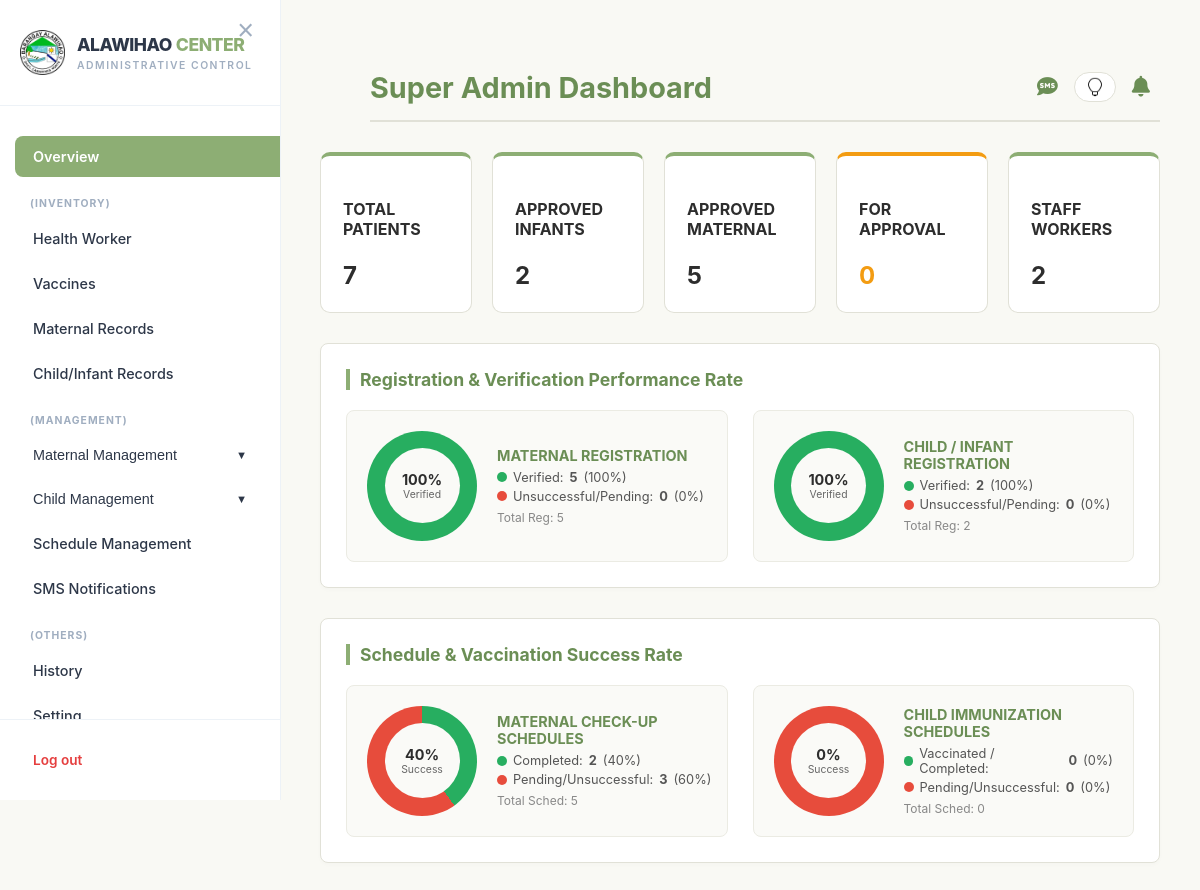
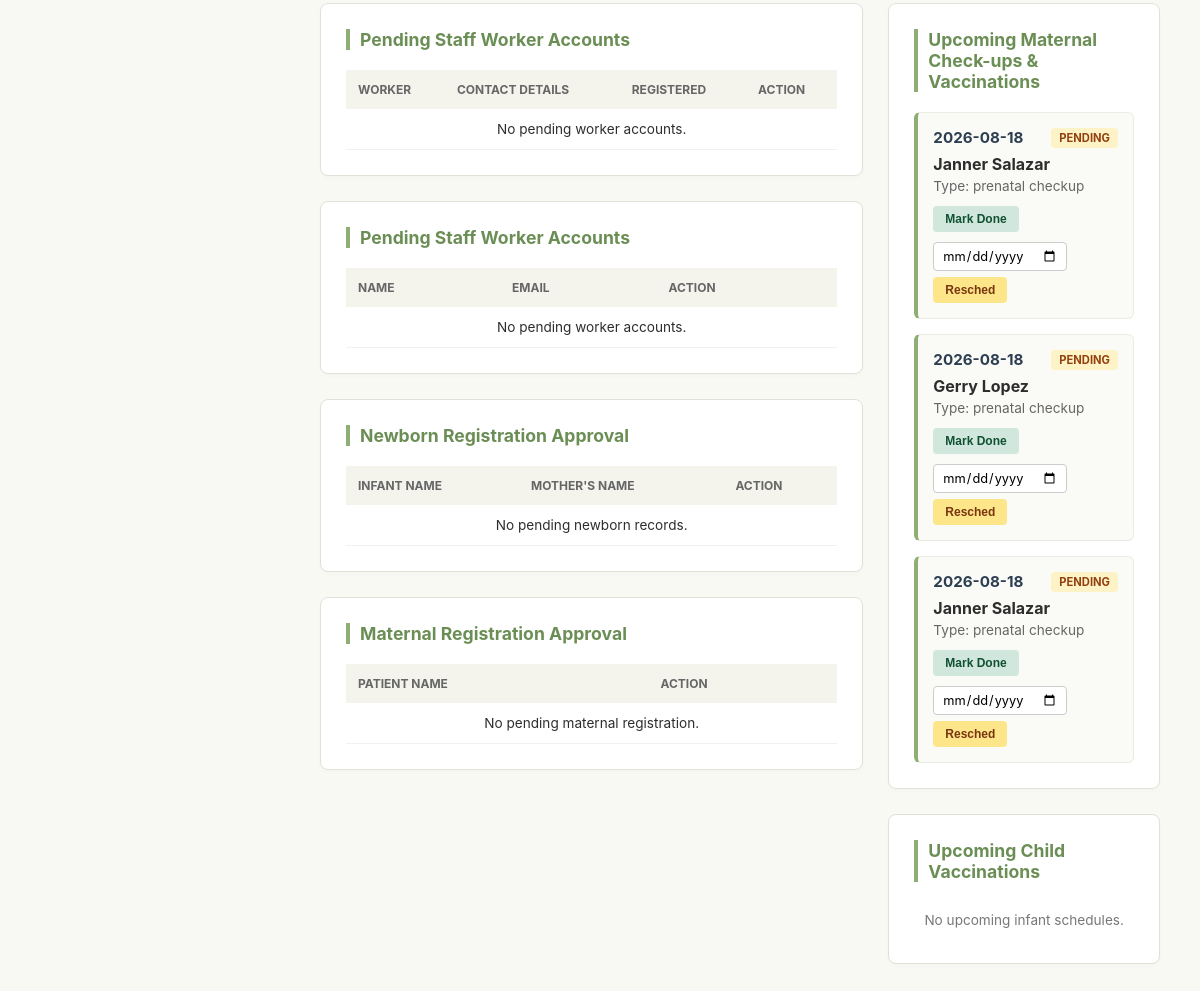
The app's page /admin/super_admin_dashboard.php (signed in) with its own data (2 pictures, top to bottom).
### tables this page shows
CREATE TABLE `schedules` (
  `id` int(11) NOT NULL,
  `category` enum('Child','Maternal') NOT NULL,
  `patient_name` varchar(255) NOT NULL,
  `service_type` varchar(255) NOT NULL,
  `schedule_date` date NOT NULL,
  `schedule_time` time NOT NULL,
  `status` enum('Pending','Approved','Completed','Cancelled','Reschedule Requested') DEFAULT 'Pending',
  `notes` text DEFAULT NULL,
  `created_at` timestamp NOT NULL DEFAULT current_timestamp()
);

### admin/super_admin_dashboard.php (the view, shortened to what this page needs)
<?php
include '../db_connect.php';
$maternal_registration_table = 'maternal_registration';
$total_newborns = mysqli_fetch_assoc(mysqli_query($conn, "SELECT COUNT(*) as t FROM children WHERE status='Approved'"))['t'] ?? 0;
$total_pregnant = mysqli_fetch_assoc(mysqli_query($conn, "SELECT COUNT(*) as t FROM $maternal_registration_table WHERE status='Approved'"))['t'] ?? 0;
$total_patients = $total_newborns + $total_pregnant;
$total_workers = mysqli_fetch_assoc(mysqli_query($conn, "SELECT COUNT(*) as t FROM users WHERE role='Admin' AND status='Approved'"))['t'] ?? 0;
$total_pending = (mysqli_fetch_assoc(mysqli_query($conn, "SELECT COUNT(*) as t FROM children WHERE status='Pending'"))['t'] ?? 0) +
                 (mysqli_fetch_assoc(mysqli_query($conn, "SELECT COUNT(*) as t FROM $maternal_registration_table WHERE status='Pending'"))['t'] ?? 0) +
                 (mysqli_fetch_assoc(mysqli_query($conn, "SELECT COUNT(*) as t FROM users WHERE role='Admin' AND status='Pending'"))['t'] ?? 0);
$mat_total_reg = mysqli_fetch_assoc(mysqli_query($conn, "SELECT COUNT(*) as t FROM $maternal_registration_table"))['t'] ?? 0;
$mat_approved = $total_pregnant;
$mat_not_success = mysqli_fetch_assoc(mysqli_query($conn, "SELECT COUNT(*) as t FROM $maternal_registration_table WHERE status != 'Approved'"))['t'] ?? 0;
$mat_success_deg = ($mat_total_reg > 0) ? (($mat_approved / $mat_total_reg) * 360) : 0;
$mat_success_pct = ($mat_total_reg > 0) ? round(($mat_approved / $mat_total_reg) * 100) : 0;
$mat_unsuccess_pct = ($mat_total_reg > 0) ? round(($mat_not_success / $mat_total_reg) * 100) : 0;
$child_total_reg = mysqli_fetch_assoc(mysqli_query($conn, "SELECT COUNT(*) as t FROM children"))['t'] ?? 0;
$child_approved = $total_newborns;
$child_not_success = mysqli_fetch_assoc(mysqli_query($conn, "SELECT COUNT(*) as t FROM children WHERE status != 'Approved'"))['t'] ?? 0;
$child_success_deg = ($child_total_reg > 0) ? (($child_approved / $child_total_reg) * 360) : 0;
$child_success_pct = ($child_total_reg > 0) ? round(($child_approved / $child_total_reg) * 100) : 0;
$child_unsuccess_pct = ($child_total_reg > 0) ? round(($child_not_success / $child_total_reg) * 100) : 0;
$sched_mat_total = 0; $sched_mat_completed = 0; $sched_mat_not_success = 0;
$sched_mat_success_deg = 0; $sched_mat_success_pct = 0; $sched_mat_unsuccess_pct = 0;
$sched_child_total = 0; $sched_child_completed = 0; $sched_child_not_success = 0;
$sched_child_success_deg = 0; $sched_child_success_pct = 0; $sched_child_unsuccess_pct = 0;
if (!function_exists('check_table_exists')) {
    function check_table_exists($conn, $table_name) {
        $result = mysqli_query($conn, "SHOW TABLES LIKE '$table_name'");
        return $result && mysqli_num_rows($result) > 0;
    }
}
if (check_table_exists($conn, 'schedules')) {
    $sched_mat_total = mysqli_fetch_assoc(mysqli_query($conn, "SELECT COUNT(*) as t FROM schedules WHERE category='Maternal'"))['t'] ?? 0;
    $sched_mat_completed = mysqli_fetch_assoc(mysqli_query($conn, "SELECT COUNT(*) as t FROM schedules WHERE category='Maternal' AND LOWER(status)='completed'"))['t'] ?? 0;
    $sched_mat_not_success = $sched_mat_total - $sched_mat_completed;
    $sched_mat_success_deg = ($sched_mat_total > 0) ? (($sched_mat_completed / $sched_mat_total) * 360) : 0;
    $sched_mat_success_pct = ($sched_mat_total > 0) ? round(($sched_mat_completed / $sched_mat_total) * 100) : 0;
    $sched_mat_unsuccess_pct = ($sched_mat_total > 0) ? round(($sched_mat_not_success / $sched_mat_total) * 100) : 0;
    $sched_child_total = mysqli_fetch_assoc(mysqli_query($conn, "SELECT COUNT(*) as t FROM schedules WHERE category='Child'"))['t'] ?? 0;
    $sched_child_completed = mysqli_fetch_assoc(mysqli_query($conn, "SELECT COUNT(*) as t FROM schedules WHERE category='Child' AND LOWER(status)='completed'"))['t'] ?? 0;
    $sched_child_not_success = $sched_child_total - $sched_child_completed;
    $sched_child_success_deg = ($sched_child_total > 0) ? (($sched_child_completed / $sched_child_total) * 360) : 0;
    $sched_child_success_pct = ($sched_child_total > 0) ? round(($sched_child_completed / $sched_child_total) * 100) : 0;
    $sched_child_unsuccess_pct = ($sched_child_total > 0) ? round(($sched_child_not_success / $sched_child_total) * 100) : 0;
}
$upcoming_maternal = [];
$upcoming_infant = [];
if (check_table_exists($conn, 'schedules')) {
    $mat_upcoming_q = mysqli_query($conn, "
        SELECT id, schedule_date, schedule_time, service_type, status, patient_name AS full_name
        FROM schedules
        WHERE category = 'Maternal' AND LOWER(status) != 'completed'
        ORDER BY schedule_date ASC, schedule_time ASC LIMIT 5
    ");
    if ($mat_upcoming_q) {
        while ($row = mysqli_fetch_assoc($mat_upcoming_q)) {
            $upcoming_maternal[] = $row;
        }
    }
}
?>
<!DOCTYPE html>
<html lang="en">
<head>
    <link rel="stylesheet" href="../theme.css?v=<?= time() ?>">
    <link rel="stylesheet" href="https://cdnjs.cloudflare.com/ajax/libs/font-awesome/6.4.0/css/all.min.css">
    <?php $notif_path='../'; include '../notif_assets.php'; ?>
</head>
<body>
<?php include 'super_admin_sidebar.php'; ?>
<div class="main-content" id="mainDashboard">
    <div class="page-header" style="display:flex; align-items:center; justify-content:space-between;">
        <h1>Super Admin Dashboard</h1>
        <?php include '../notif_bell.php'; ?>
    </div>
    <div class="stats-grid">
        <div class="stat-card"><h4>TOTAL PATIENTS</h4><h2><?php echo $total_patients; ?></h2></div>
        <div class="stat-card"><h4>APPROVED INFANTS</h4><h2><?php echo $total_newborns; ?></h2></div>
        <div class="stat-card"><h4>APPROVED MATERNAL</h4><h2><?php echo $total_pregnant; ?></h2></div>
        <div class="stat-card" style="border-top-color:#f39c12;"><h4>FOR APPROVAL</h4><h2 style="color:#f39c12;"><?php echo $total_pending; ?></h2></div>
        <div class="stat-card"><h4>STAFF WORKERS</h4><h2><?php echo $total_workers; ?></h2></div>
    </div>
    <div class="analytics-section">
        <h3>Registration & Verification Performance Rate</h3>
        <div class="analytics-grid">
            <div class="analytic-card">
                <div class="donut-chart" style="background: conic-gradient(#27ae60 0deg <?php echo $mat_success_deg; ?>deg, #e74c3c <?php echo $mat_success_deg; ?>deg 360deg);">
                    <div class="donut-hole">
                        <?php echo $mat_success_pct; ?>%
                        <span>Verified</span>
                    </div>
                </div>
                <div class="analytic-info">
                    <h5>Maternal Registration</h5>
                    <div class="analytic-legend">
                        <span class="legend-item"><i class="color-dot" style="background:#27ae60;"></i> Verified: <strong><?php echo $mat_approved; ?></strong> (<?php echo $mat_success_pct; ?>%)</span>
                        <span class="legend-item"><i class="color-dot" style="background:#e74c3c;"></i> Unsuccessful/Pending: <strong><?php echo $mat_not_success; ?></strong> (<?php echo $mat_unsuccess_pct; ?>%)</span>
                        <span style="font-size: 0.75rem; color: #888; margin-top:2px;">Total Reg: <?php echo $mat_total_reg; ?></span>
                    </div>
                </div>
            </div>
            <div class="analytic-card">
                <div class="donut-chart" style="background: conic-gradient(#27ae60 0deg <?php echo $child_success_deg; ?>deg, #e74c3c <?php echo $child_success_deg; ?>deg 360deg);">
                    <div class="donut-hole">
                        <?php echo $child_success_pct; ?>%
                        <span>Verified</span>
                    </div>
                </div>
                <div class="analytic-info">
                    <h5>Child / Infant Registration</h5>
                    <div class="analytic-legend">
                        <span class="legend-item"><i class="color-dot" style="background:#27ae60;"></i> Verified: <strong><?php echo $child_approved; ?></strong> (<?php echo $child_success_pct; ?>%)</span>
                        <span class="legend-item"><i class="color-dot" style="background:#e74c3c;"></i> Unsuccessful/Pending: <strong><?php echo $child_not_success; ?></strong> (<?php echo $child_unsuccess_pct; ?>%)</span>
                        <span style="font-size: 0.75rem; color: #888; margin-top:2px;">Total Reg: <?php echo $child_total_reg; ?></span>
                    </div>
                </div>
            </div>
        </div>
    </div>
    <div class="analytics-section">
        <h3>Schedule & Vaccination Success Rate</h3>
        <div class="analytics-grid">
            <div class="analytic-card">
                <div class="donut-chart" style="background: conic-gradient(#27ae60 0deg <?php echo $sched_mat_success_deg; ?>deg, #e74c3c <?php echo $sched_mat_success_deg; ?>deg 360deg);">
                    <div class="donut-hole">
                        <?php echo $sched_mat_success_pct; ?>%
                        <span>Success</span>
                    </div>
                </div>
                <div class="analytic-info">
                    <h5>Maternal Check-up Schedules</h5>
                    <div class="analytic-legend">
                        <span class="legend-item"><i class="color-dot" style="background:#27ae60;"></i> Completed: <strong><?php echo $sched_mat_completed; ?></strong> (<?php echo $sched_mat_success_pct; ?>%)</span>
                        <span class="legend-item"><i class="color-dot" style="background:#e74c3c;"></i> Pending/Unsuccessful: <strong><?php echo $sched_mat_not_success; ?></strong> (<?php echo $sched_mat_unsuccess_pct; ?>%)</span>
                        <span style="font-size: 0.75rem; color: #888; margin-top:2px;">Total Sched: <?php echo $sched_mat_total; ?></span>
                    </div>
                </div>
            </div>
            <div class="analytic-card">
                <div class="donut-chart" style="background: conic-gradient(#27ae60 0deg <?php echo $sched_child_success_deg; ?>deg, #e74c3c <?php echo $sched_child_success_deg; ?>deg 360deg);">
                    <div class="donut-hole">
                        <?php echo $sched_child_success_pct; ?>%
                        <span>Success</span>
                    </div>
                </div>
                <div class="analytic-info">
                    <h5>Child Immunization Schedules</h5>
                    <div class="analytic-legend">
                        <span class="legend-item"><i class="color-dot" style="background:#27ae60;"></i> Vaccinated / Completed: <strong><?php echo $sched_child_completed; ?></strong> (<?php echo $sched_child_success_pct; ?>%)</span>
                        <span class="legend-item"><i class="color-dot" style="background:#e74c3c;"></i> Pending/Unsuccessful: <strong><?php echo $sched_child_not_success; ?></strong> (<?php echo $sched_child_unsuccess_pct; ?>%)</span>
                        <span style="font-size: 0.75rem; color: #888; margin-top:2px;">Total Sched: <?php echo $sched_child_total; ?></span>
                    </div>
                </div>
            </div>
        </div>
    </div>
    <div class="dashboard-grid">
        <div class="left-column">
            <?php include 'worker_verification.php'; ?>
            <?php include 'maternal_verification_pad.php'; ?>
        </div>
        <div class="right-column">
            <div class="table-container">
                <h3>Upcoming Maternal Check-ups & Vaccinations</h3>
                <div class="schedule-card-list">
                    <?php if (!empty($upcoming_maternal)): foreach($upcoming_maternal as $sched):
                        $patientName = $sched['full_name'] ?? $sched['client_name'] ?? 'N/A';
                        $serviceType = $sched['service_type'] ?? $sched['service'] ?? 'N/A';
                        $schedDate = $sched['schedule_date'] ?? date('Y-m-d');
                    ?>
                    <div class="schedule-item maternal-border">
                        <?php
                        $schedStatus = $sched['status'] ?? 'Pending';
                        $statusClass = strtolower(str_replace(' ', '-', $schedStatus));
                        ?>
                        <div class="sched-header-row">
                            <span class="sched-date"><?php echo htmlspecialchars($schedDate); ?></span>
                            <span class="status-badge <?php echo $statusClass; ?>"><?php echo htmlspecialchars($schedStatus); ?></span>
                        </div>
                        <div class="sched-patient-name"><?php echo htmlspecialchars($patientName); ?></div>
                        <div class="sched-type">Type: <?php echo htmlspecialchars($serviceType); ?></div>
                        <form method="POST" action="" class="sched-actions">
                            <button type="submit" name="mark_done_maternal" class="btn-mark-done">Mark Done</button>
                            <div class="resched-group">
                                <input type="date" name="new_date" class="date-input" required>
                                <button type="submit" name="reschedule_maternal" class="btn-resched">Resched</button>
                            </div>
                        </form>
                    </div>
                    <?php endforeach; else: ?>
                        <p style="text-align: center; color: #777; font-size: 0.85rem; margin: 10px 0;">No upcoming maternal check-ups.</p>
                    <?php endif; ?>
                </div>
            </div>
            <div class="table-container">
                <h3>Upcoming Child Vaccinations</h3>
                <div class="schedule-card-list">
                    <?php if (!empty($upcoming_infant)): foreach($upcoming_infant as $sched):
                        $infantName = $sched['full_name'] ?? $sched['child_name'] ?? 'N/A';
                        $vaccineType = $sched['service_type'] ?? $sched['service'] ?? 'N/A';
                        $schedDateFull = ($sched['schedule_date'] ?? date('Y-m-d')) . (!empty($sched['schedule_time']) ? ' (' . $sched['schedule_time'] . ')' : '');
                        $schedId = $sched['id'] ?? '';
                    ?>
                    <div class="schedule-item infant-border">
                        <div class="sched-header-row">
                            <span class="sched-date"><?php echo htmlspecialchars($schedDateFull); ?></span>
                        </div>
                        <div class="sched-patient-name"><?php echo htmlspecialchars($infantName); ?></div>
                        <div class="sched-type">Vaccine: <?php echo htmlspecialchars($vaccineType); ?></div>
                        <form method="POST" action="" class="sched-actions">
                            <input type="hidden" name="schedule_id" value="<?php echo $schedId; ?>">
                            <input type="hidden" name="redirect_to" value="admin/super_admin_dashboard.php">
                            <button type="submit" name="mark_done_infant" class="btn-mark-done">Mark Done</button>
                            <div class="resched-group">
                                <input type="date" name="new_date" class="date-input" required>
                                <button type="submit" name="reschedule_infant" class="btn-resched">Resched</button>
                            </div>
                        </form>
                    </div>
                    <?php endforeach; else: ?>
                        <p style="text-align: center; color: #777; font-size: 0.85rem; margin: 10px 0;">No upcoming infant schedules.</p>
                    <?php endif; ?>
                </div>
            </div>
        </div>
    </div>
</div>
</body>
</html>

### records on screen
schedules: status "PENDING", patient_name "Janner Salazar", service_type "prenatal checkup"
schedules: status "PENDING", patient_name "Gerry Lopez", service_type "prenatal checkup"
schedules: status "PENDING", patient_name "Janner Salazar", service_type "prenatal checkup"

### other values on screen
$total_patients "7"
$total_newborns "2"
$total_pregnant "5"
$total_pending "0"
$total_workers "2"
$mat_success_pct "100"
$mat_approved "5"
$mat_not_success "0"
$mat_unsuccess_pct "0"
$mat_total_reg "5"
$child_success_pct "100"
$child_approved "2"
$child_not_success "0"
$child_unsuccess_pct "0"
$child_total_reg "2"
